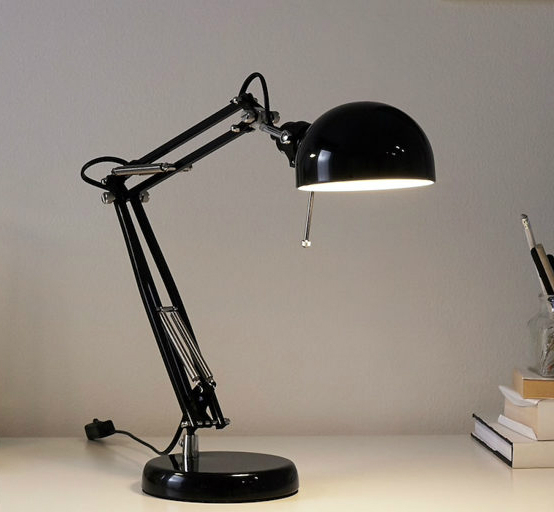
#> input picture lamp2_meitu_1.jpg, 554 x 512 px
$ jupyter execute seg.ipynb   (shell and % lines are left out)
#> lines starting #> are read from the running program, lines starting #| are printed output that depends on the picture; after the words box and inside, x2 and y2 are one past the last pixel; in counts of white or black regions, pixels touching at a corner belong together
[cell 1]
from google.colab import drive
drive.mount('/content/drive')

[cell 2]
%cd drive/My\ Drive/

[cell 3]
from skimage import filters, io
from skimage.color import rgb2gray
import matplotlib.pyplot as plt
import numpy as np
import cv2

[cell 4]
file = 'lamp2_meitu_1.jpg'

[cell 5]
lamp = io.imread(file)
#> lamp is the input picture: shape (512, 554, 3); mean R, G, B 145.3, 136.6, 127.4
lamp_gray = rgb2gray(lamp)
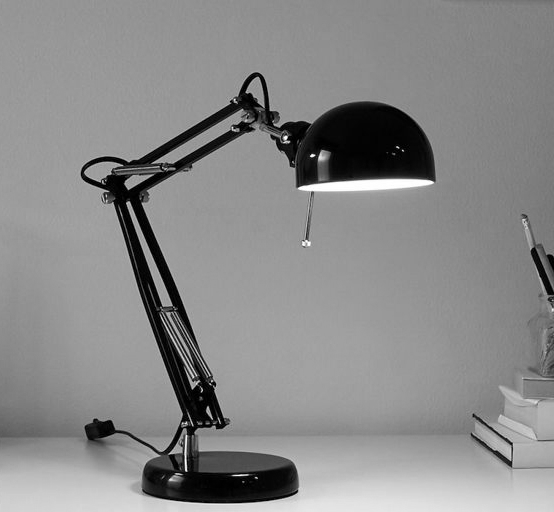
#> lamp_gray: shape (512, 554) float64; min 0, max 1, mean 0.54

[cell 6]
val = filters.threshold_otsu(lamp_gray)
#> val = 0.342

[cell 7]
mask = lamp_gray < val
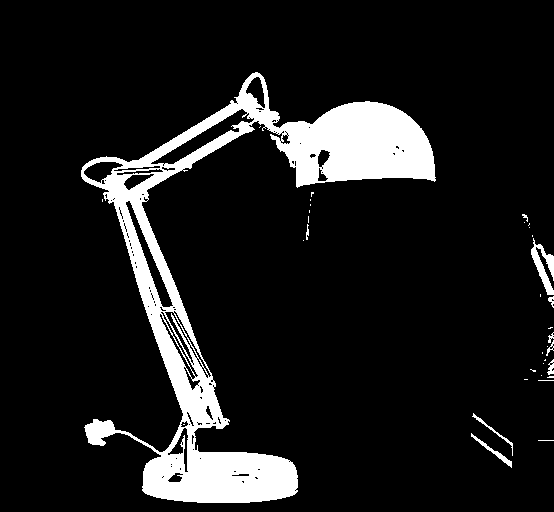
#> mask: shape (512, 554) bool; 10.8% white; 35 white regions (25 under 20 px), largest, box (x1, y1, x2, y2) and area: (81, 72, 436, 503) 29507, (531, 238, 554, 295) 547, (471, 433, 512, 468) 193
